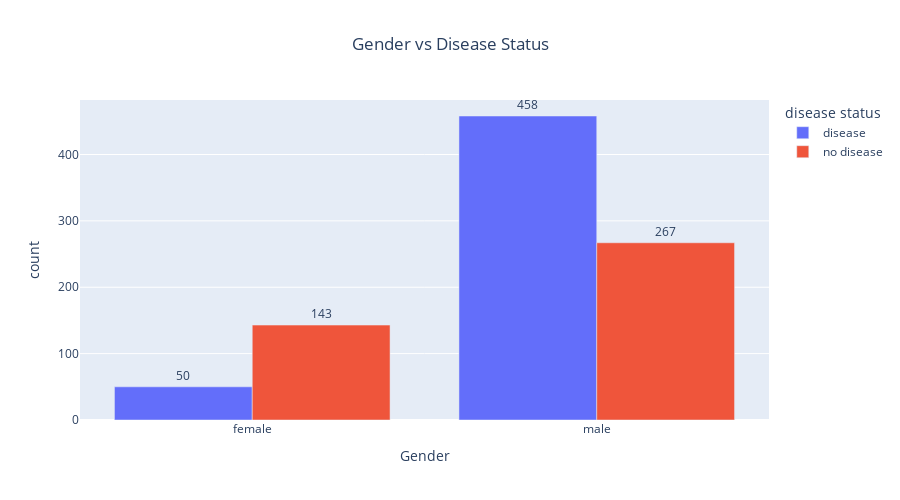

Here is the notebook cell this chart was saved with:
### Code cell
# Group by mean
df = df.groupby(['sex', 'disease status']).size().reset_index(name='count')
fig = px.bar(data_frame=df, x='sex', y='count', color='disease status',
                 title='Gender vs Disease Status', text_auto=True, barmode='group')

fig.update_layout(
        width=900,
        height=500,
        xaxis_title='Gender',
        title_x=0.5,
    )

fig.update_traces(
        textposition='outside',
        )

### Figure 1 — Plotly figure (JSON) as saved in the notebook; plotly's stock layout.template omitted (floating-point values rounded to 4 significant figures)
{"data": [{"alignmentgroup": "True", "hovertemplate": "disease status=disease<br>sex=%{x}<br>count=%{y}<extra></extra>", "legendgroup": "disease", "marker": {"color": "#636efa", "pattern": {"shape": ""}}, "name": "disease", "offsetgroup": "disease", "orientation": "v", "showlegend": true, "textposition": "outside", "texttemplate": "%{y}", "type": "bar", "x": ["female", "male"], "xaxis": "x", "y": [50, 458], "yaxis": "y"}, {"alignmentgroup": "True", "hovertemplate": "disease status=no disease<br>sex=%{x}<br>count=%{y}<extra></extra>", "legendgroup": "no disease", "marker": {"color": "#EF553B", "pattern": {"shape": ""}}, "name": "no disease", "offsetgroup": "no disease", "orientation": "v", "showlegend": true, "textposition": "outside", "texttemplate": "%{y}", "type": "bar", "x": ["female", "male"], "xaxis": "x", "y": [143, 267], "yaxis": "y"}], "layout": {"barmode": "group", "height": 500, "legend": {"title": {"text": "disease status"}, "tracegroupgap": 0}, "title": {"text": "Gender vs Disease Status", "x": 0.5}, "width": 900, "xaxis": {"anchor": "y", "domain": [0, 1], "title": {"text": "Gender"}}, "yaxis": {"anchor": "x", "domain": [0, 1], "title": {"text": "count"}}}}
